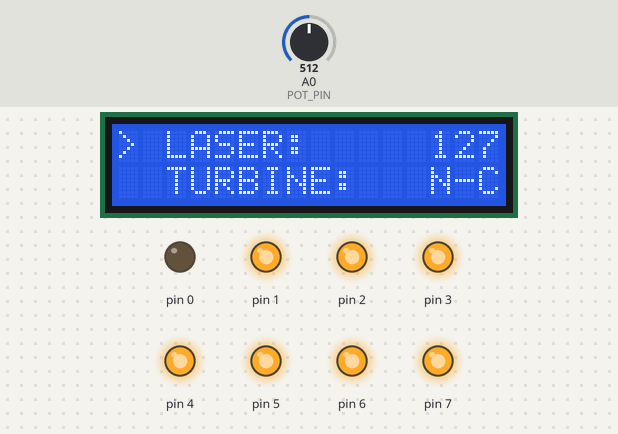
Bench run of a sketch on a simulated Arduino Uno, built with avr-gcc and run on an emulated ATmega328P. On the bench: 16×2 character LCD, output pins drawn as LEDs (lit = HIGH). The inputs (shaded band) are chosen by the test bench; at power-on: A0 (POT_PIN) = 512. EEPROM starts erased.

Above: at 3.8 s.
3.9 s: A0 (POT_PIN) set to 716
At 4.5 s:
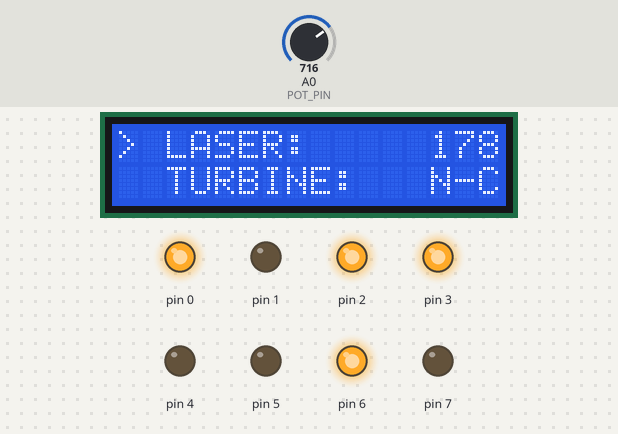
5.4 s: A0 (POT_PIN) set to 900
At 6.6 s:
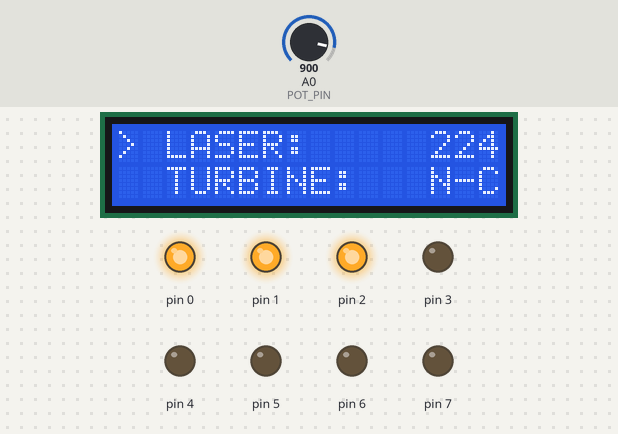
6.9 s: A0 (POT_PIN) set to 1023
At 7.9 s:
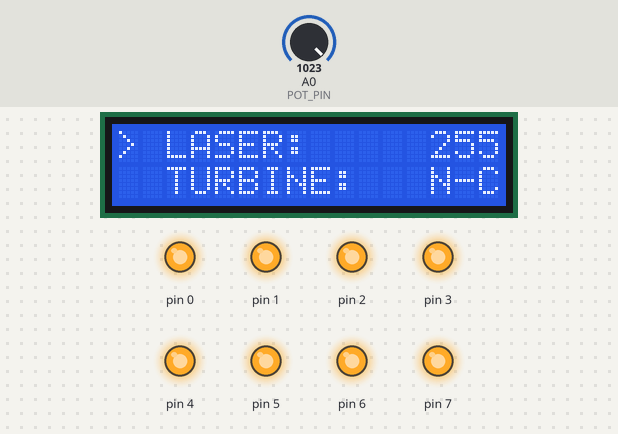
8.4 s: A0 (POT_PIN) set to 306
At 9.1 s:
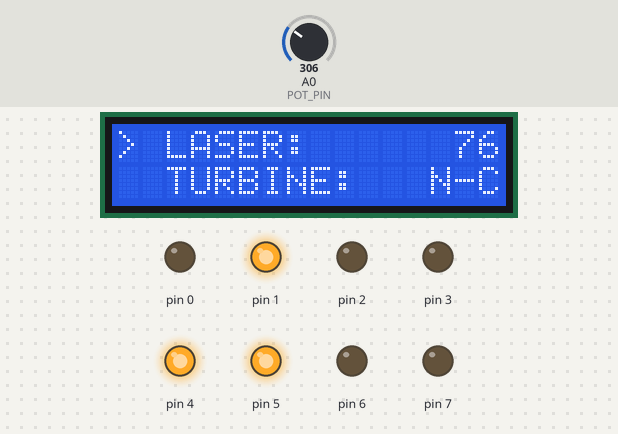
9.9 s: A0 (POT_PIN) set to 122
At 10.2 s:
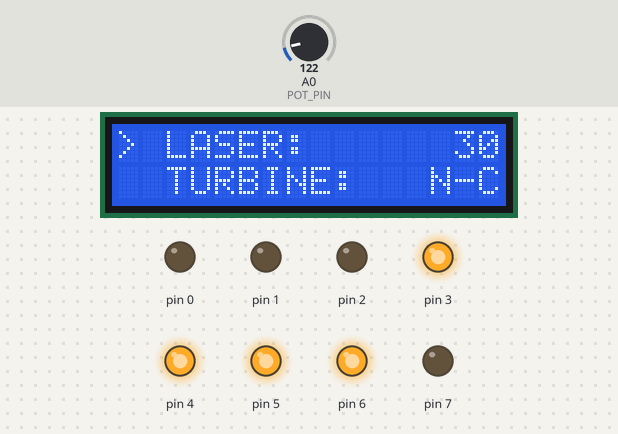
11.4 s: A0 (POT_PIN) set to 90
At 12.6 s:
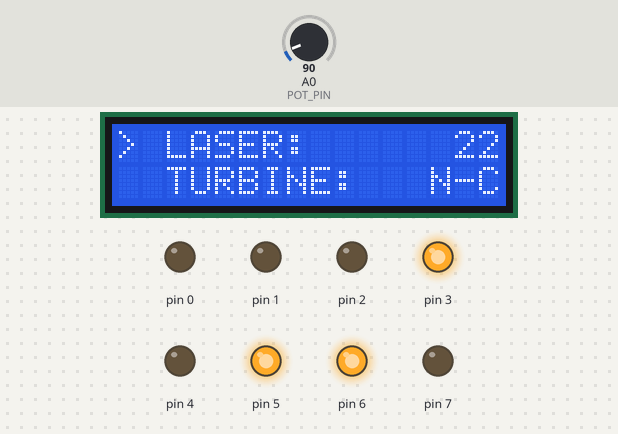
Timing chart, 0 to 13.9 s (numbered marks = the images above; inputs shaded):
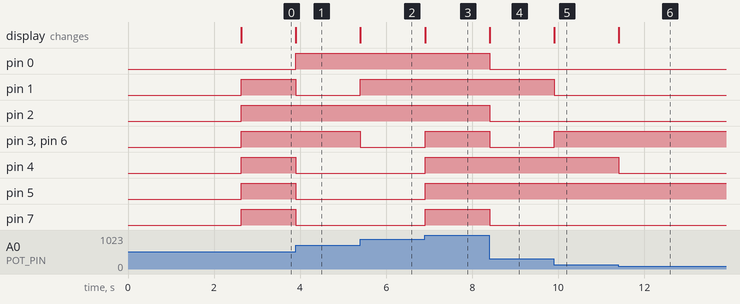

Measured:
- after the input at 3.9 s, pin 0: LOW → HIGH at once; pin 1, pin 4, pin 5, pin 7: HIGH → LOW at once; the display: changes at once (image 1)
- after the input at 5.4 s, pin 1: LOW → HIGH at once; pin 3, pin 6: HIGH → LOW at once; the display: changes at once (image 2)
- after the input at 6.9 s, pin 3–7: LOW → HIGH at once; the display: changes at once (image 3)
- after the input at 8.4 s, pin 0, pin 2, pin 3, pin 6, pin 7: HIGH → LOW at once; the display: changes at once (image 4)
- after the input at 9.9 s, pin 1: HIGH → LOW at once; pin 3, pin 6: LOW → HIGH at once; the display: changes at once (image 5)
- after the input at 11.4 s, pin 4: HIGH → LOW at once; the display: changes at once (image 6)

The sketch:

LaserDigitalPowerControl.ino
```cpp
/*
 * DIGITAL POWER CONTROL FOR A K40 CNC LASER DRIVER
 *
 * ATMega328P uses a R-2R resistor net in Port D to
 * generate an analog voltage between 0V and 5V with
 * 8 bit resolution (256 different levels). This analog
 * signal is used by the CNC LASER Driver to control
 * output power.
 *
 *
 *
 * Aaron G.
 * Jul 2018
 */


#include <LiquidCrystal_I2C.h>
#include <Wire.h>
#include <EEPROM.h>
#include <Servo.h>
#define POT_PIN       A0
#define BUTTON_ADD    8
#define BUTTON_ENT    9
#define BUTTON_RMV    10
//#define TURBINE_PIN   11
//#define INVERT_ANALOG_SIGNAL
#define MIRROR_BITS


byte laserLevel,laserLevelPrev;
byte dataToPort;
#ifdef TURBINE_PIN
  bool turbineEnable=false,turbineEnablePrev;
  byte turbineLevel,turbineLevelPrev;
  Servo turbine;
#endif
LiquidCrystal_I2C LCD(0x27,16,2);


void readPotentiometer(void){
  laserLevel=map(analogRead(POT_PIN),0,1023,0,255);
}

/*
void readButtons(void){
  if(!digitalRead(BUTTON_ADD)&&laserLevel<255){
    laserLevel++;
    printLCD();
    delay(100);
  }
  if(!digitalRead(BUTTON_RMV)&&laserLevel>0){
    laserLevel--;
    printLCD();
    delay(100);
  }
}
*/

void writeLCD(void){
  LCD.setCursor(13,0);
  if(laserLevel>=100){
    LCD.print(laserLevel);
  }
  else if(laserLevel>=10){
    LCD.print(" ");
    LCD.print(laserLevel);
  }
  else{
    LCD.print("  ");
    LCD.print(laserLevel);
  }
  #ifdef TURBINE_PIN
    LCD.setCursor(13,1);
    if(turbineEnable){
      if(turbineLevel>=100){
        LCD.print(turbineLevel);
      }
      else if(turbineLevel>=10){
        LCD.print(" ");
        LCD.print(turbineLevel);
      }
      else{
        LCD.print("  ");
        LCD.print(turbineLevel);
      }
    }
    else{
      LCD.print("OFF");
    }
  #endif
}


void writeActuators(void){

  #ifdef MIRROR_BITS
    dataToPort = ( laserLevel * 0x0202020202ULL & 0x010884422010ULL ) % 1023;
  #else
    dataToPort = laserLevel;
  #endif

  #ifdef INVERT_ANALOG_SIGNAL
    PORTD = 255 - dataToPort;
  #else
    PORTD = dataToPort;
  #endif

  #ifdef TURBINE_PIN
    if(turbineEnable) turbine.writeMicroseconds(map(turbineLevel,0,255,1000,2000));
    else turbine.writeMicroseconds(1000);
  #endif

}


void setup(){
  pinMode(BUTTON_ADD,INPUT);
  pinMode(BUTTON_ENT,INPUT);
  pinMode(BUTTON_RMV,INPUT);
  DDRD = B11111111;
  laserLevel = EEPROM.read(10);
  #ifdef TURBINE_PIN
    turbine.attach(TURBINE_PIN);
    turbineLevel = EEPROM.read(20);
    turbine.writeMicroseconds(1000);
  #endif
  LCD.init();
  LCD.backlight();
  LCD.setCursor(0,0);
  LCD.print(" LASER CONTROL  ");
  LCD.setCursor(0,1);
  LCD.print("LaCajaMakerSpace");
  delay(2500);
  LCD.setCursor(0,0);
  LCD.print("> LASER:     ---");
  LCD.setCursor(0,1);
  #ifdef TURBINE_PIN
    LCD.print("  TURBINE:   OFF");
  #else
    LCD.print("  TURBINE:   N-C");
  #endif

}


void loop(){

  //readButtons();
  readPotentiometer();

  #ifdef TURBINE_PIN
    if( (laserLevel!=laserLevelPrev) || (turbineLevel!=turbineLevelPrev) || (turbineEnable!=turbineEnablePrev) ){
      writeActuators();
      EEPROM.write(10,laserLevel);
      EEPROM.write(20,turbineLevel);
      laserLevelPrev=laserLevel;
      turbineLevelPrev=turbineLevel;
      turbineEnablePrev=turbineEnable;
    }
  #else
    if( laserLevel!=laserLevelPrev ){
      writeLCD();
      writeActuators();
      EEPROM.write(10,laserLevel);
      laserLevelPrev=laserLevel;
    }
  #endif


}
```
